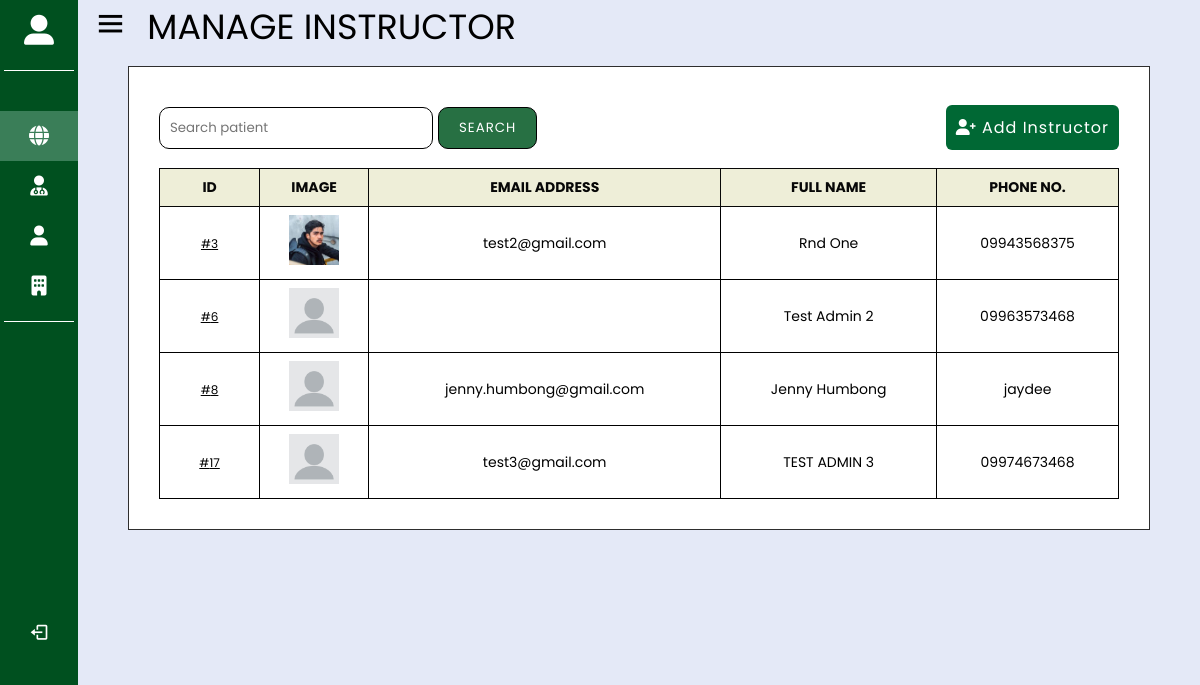
Page /admin/specialist/personal.php (signed in) on the earlier database version.
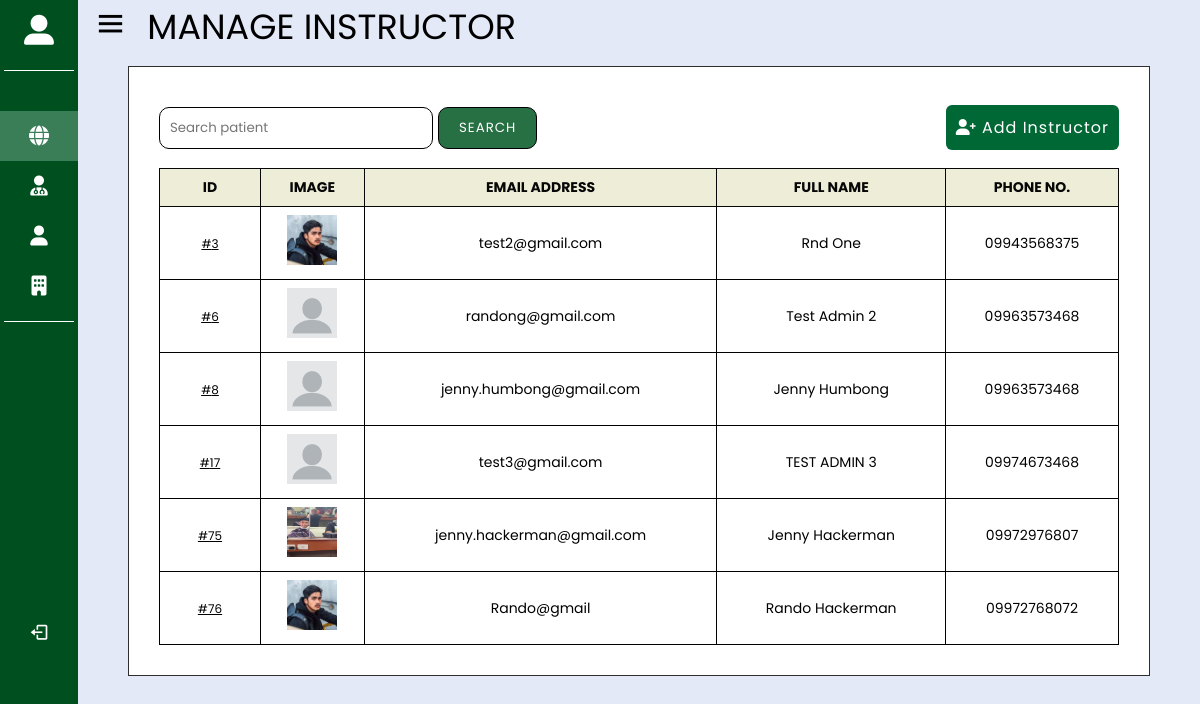
Same page on the later database version.
### tables this page shows
CREATE TABLE `tbl_user_acc_info` (
  `acc_no` int(11) NOT NULL,
  `user_id` int(11) NOT NULL,
  `email` varchar(30) NOT NULL,
  `pass` varchar(30) NOT NULL,
  `status` varchar(15) NOT NULL
);

CREATE TABLE `tbl_user_profile` (
  `user_id` int(11) NOT NULL,
  `user_privilege` varchar(20) NOT NULL,
  `user_type` varchar(20) DEFAULT NULL,
  `first_name` varchar(50) NOT NULL,
  `middle_name` varchar(50) DEFAULT NULL,
  `last_name` varchar(50) NOT NULL,
  `contact` varchar(20) NOT NULL,
  `gender` int(11) NOT NULL,
  `birthdate` date NOT NULL,
  `profile_img` varchar(255) DEFAULT NULL
);

### classes/user.class.php (called while the page is built, shortened)
<?php
require_once 'database.php';
Class user{
    protected $db;
    function __construct() {
        $this->db = new Database();
    }
    function getAllRnd() {
        $sql = "SELECT * FROM tbl_user_profile
        INNER JOIN tbl_user_acc_info ON tbl_user_acc_info.user_id = tbl_user_profile.user_id
        WHERE user_privilege = 'rnd'";
        $query=$this->db->connect()->prepare($sql);
        if($query->execute()){
            $data = $query->fetchAll();
        }
        return $data;
    }
}
?>

### classes/database.php (called while the page is built)
<?php
class Database{
    private $host = 'localhost';
    private $database = 'clinic';
    private $username = 'root';
    private $password = '';
    protected $connection;
    function connect(){
        try {
			$this->connection = new PDO("mysql:host=$this->host;dbname=$this->database",
			$this->username, $this->password);
		} catch (PDOException $e) {
			echo "Connection error " . $e->getMessage();
		}
        return $this->connection;
    }
}
?>

### admin/specialist/personal.php (the view, shortened to what this page needs)
<?php
  $path = "../";
  require_once $path."../classes/user.class.php";
  $current_page = $_SERVER['PHP_SELF'];
  $user = new user;
  $allValidRnd = $user -> getAllRnd();
?>
<!DOCTYPE html>
<html lang="en" dir="ltr">
<head>
  <link rel="stylesheet" href="../specialist/Specialist.css">
  <link rel="stylesheet" href="<?php echo $path."global.css" ?>">
  <link rel="stylesheet" href="https://cdnjs.cloudflare.com/ajax/libs/font-awesome/6.0.0/css/all.min.css"
 />
  <link href='https://unpkg.com/boxicons@2.0.7/css/boxicons.min.css' rel='stylesheet'>
</head>
<body>
  <?php require_once $path."includes/side-bar.php" ?>
  <section class="home-section ">
    <i class='bx bx-menu'></i>
    <span class="text">MANAGE INSTRUCTOR</span>
    <div class="home-contents">
      <div class="table-containers">
        <div class="divider-no-border table-tool-parent">
          <form action="<?php echo $current_page ?>" method="get" class="search-parent">
            <input type="text" name="search_text" placeholder="Search patient"
              value="<?php echo isset($_GET['search_text']) ? $_GET['search_text'] : null ?>">
            <button type="submit" class="button button-primary">SEARCH</button>
          </form>
          <a href="add-rnd.php" class="button button-primary add-instructor">
            <i class="fas fa-user-plus"></i>
            Add Instructor
          </a>
        </div>
        <table class="table">
          <thead>
            <tr>
              <th>ID</th>
              <th>IMAGE</th>
              <th>EMAIL ADDRESS</th>
              <th>FULL NAME</th>
              <th>PHONE NO.</th>
            </tr>
          </thead>
          <tbody>
            <?php foreach($allValidRnd as $personel) {
                $img = $personel['profile_img'] == null ? "dummy_user.jpg" : $personel['profile_img'];
              ?>
            <tr>
              <td class="table-id"><a target="_blank"
                  href="<?php echo $path."../profile/profile.php?profile-id=".$personel['user_id'] ?>">#<?php echo $personel['user_id'] ?></a>
              </td>
              <td class="table-patient-img"><img src="<?php echo $path."../uploads/".$img ?>" alt=""></td>
              <td><?php echo $personel['email'] ?></td>
              <td><?php echo $personel['first_name']." ".$personel['last_name'] ?></td>
              <td><?php echo $personel['contact'] ?></td>
            </tr>
            <?php } ?>
          </tbody>
        </table>
      </div>
    </div>
  </section>
</body>
</html>

Differences in the rows shown:
changed tbl_user_acc_info "Test": email (not shown) → "randong@gmail.com"
changed through a linked row, tbl_user_acc_info "jenny.humbong@gmail.com": user.contact "jaydee" → "09963573468"
added tbl_user_acc_info: user "75", user.profile_img (picture), email "jenny.hackerman@gmail.com", user.first_name "Jenny", user.last_name "Hackerman", user.contact "09972976807"
added tbl_user_acc_info: user "76", user.profile_img (picture), email "Rando@gmail", user.first_name "Rando", user.last_name "Hackerman", user.contact "09972768072"
